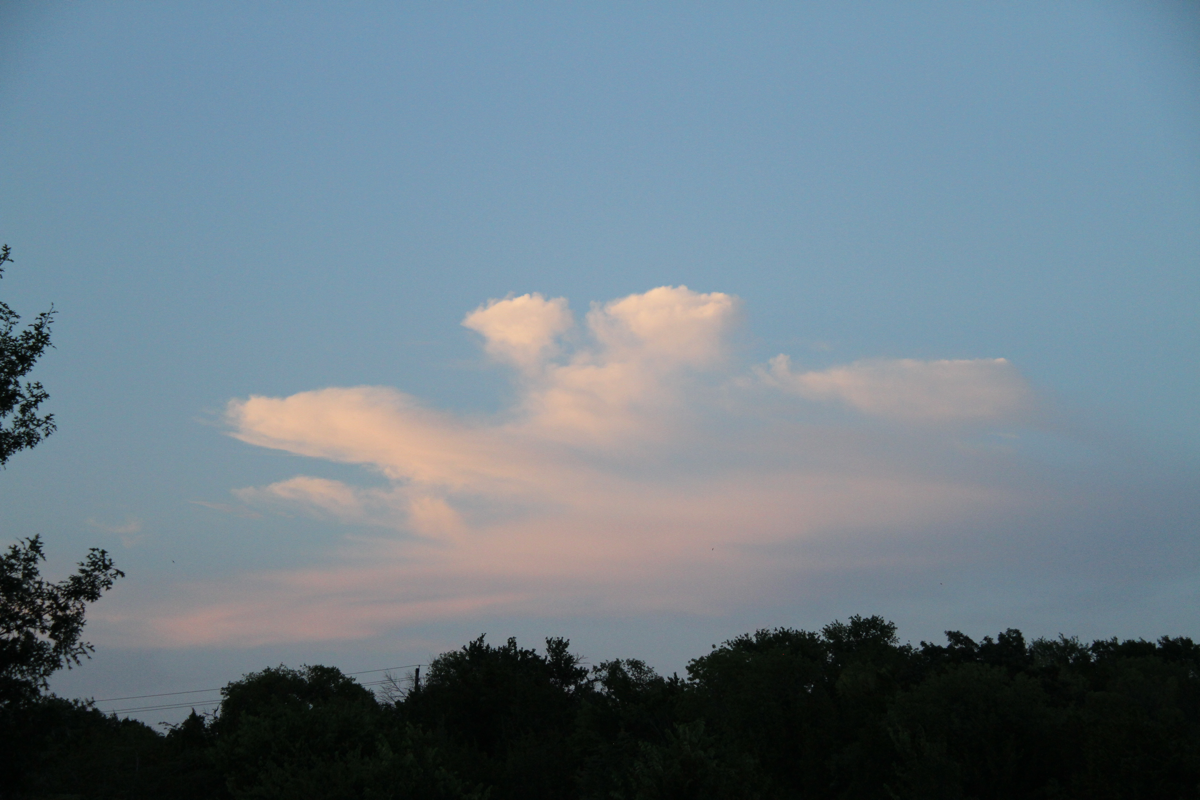
#> input picture 07_combining/skyline.png, 1200 x 800 px
$ python blend_images.py
#> lines starting #> are read from the running program, lines starting #| are printed output that depends on the picture
# blend_images.py

from PIL import Image


def blend(input_image_path, input_image_path_2, output_path, alpha):
#> called with input_image_path = 'skyline.png', input_image_path_2 = 'shell.png', output_path = 'blended.png', alpha = 0.2
    image1 = Image.open(input_image_path).convert("RGBA")
    image2 = Image.open(input_image_path_2).convert("RGBA")
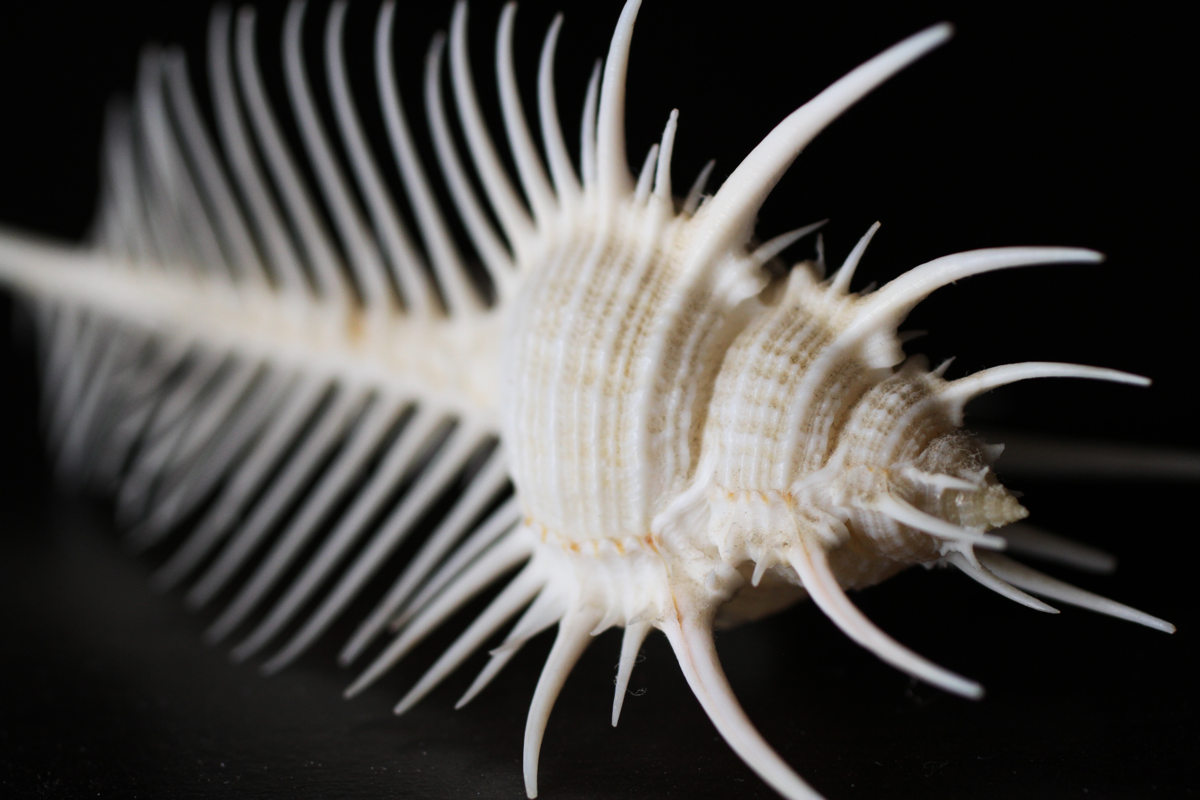
#> input picture 07_combining/shell.png, 1200 x 800 px
    if image1.size != image2.size:
        print("ERROR: Images are not the same size!")
        return
    blended_image = Image.blend(image1, image2, alpha)
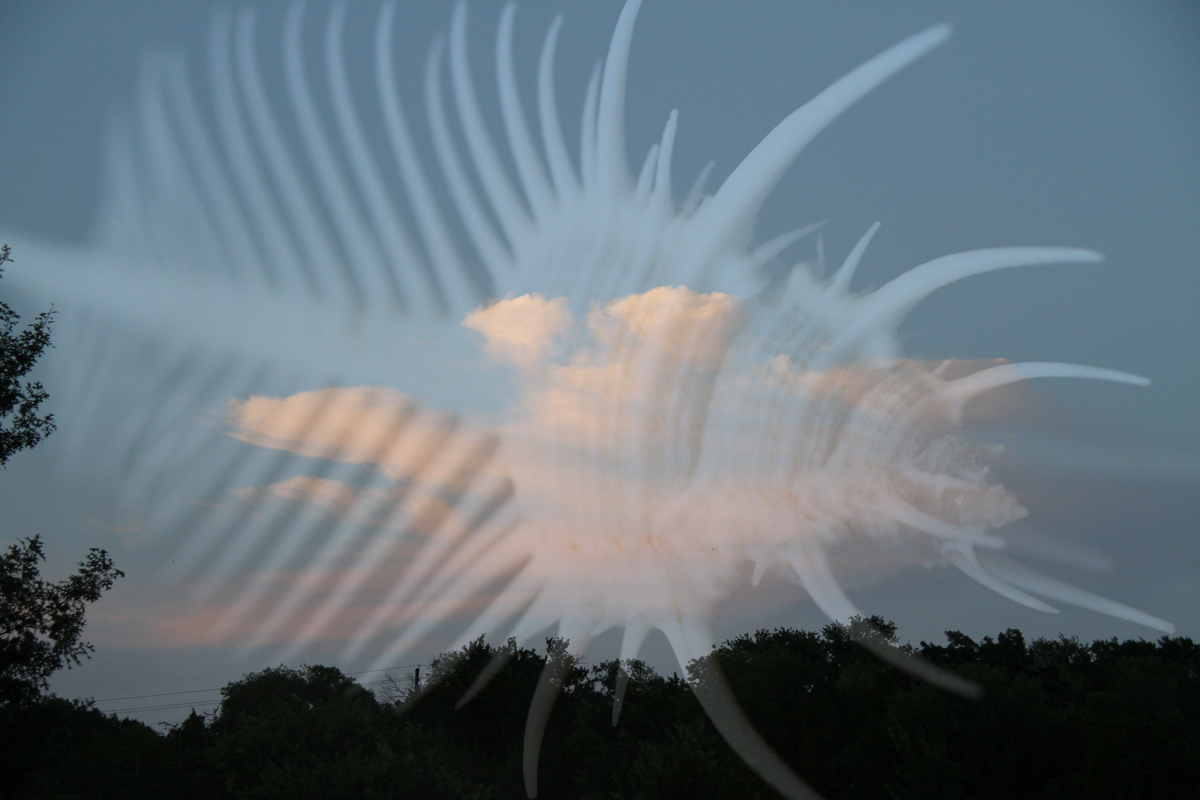
#> blended_image: PIL image 1200x800 RGBA; mean R, G, B, A 100.8, 113.8, 122.2, 255
    blended_image.save(output_path)

if __name__ == "__main__":
    blend("skyline.png", "shell.png", "blended.png", alpha=0.2)
